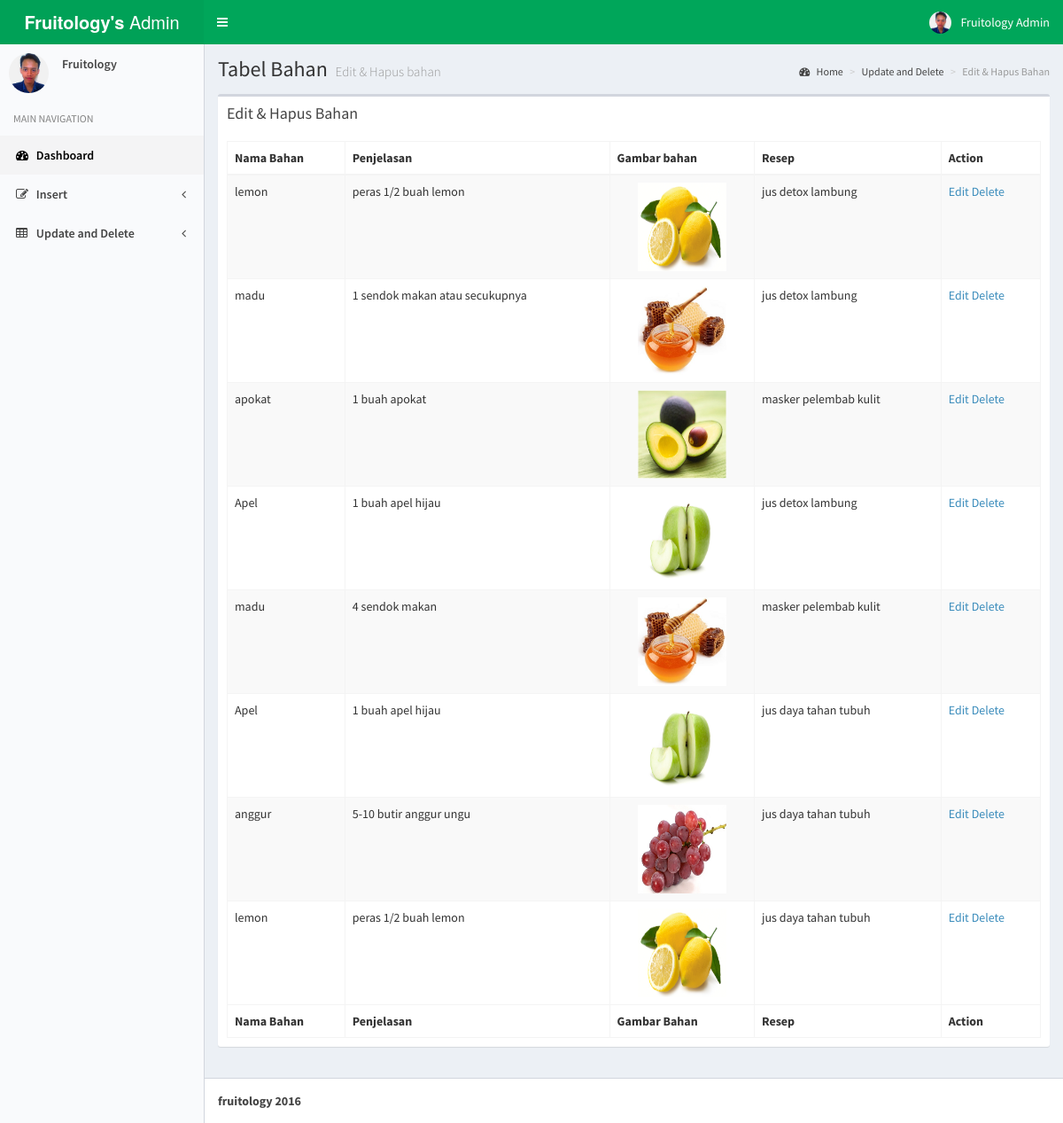
/index.php/bahan_edit (signed in), run on the app's committed database.
### tables this page shows
CREATE TABLE IF NOT EXISTS `bahan` (
`id_bahan` smallint(3) NOT NULL,
  `nama_bahan` varchar(30) NOT NULL,
  `deskripsi` text,
  `resep` smallint(2) NOT NULL,
  `gambar_bahan` varchar(50) DEFAULT NULL
);

CREATE TABLE IF NOT EXISTS `resep` (
`id_resep` smallint(2) NOT NULL,
  `judul_resep` varchar(30) NOT NULL
);

### application/controllers/bahan_edit.php (called while the page is built, shortened)
<?php if ( ! defined('BASEPATH')) exit('No direct script access allowed');
class Bahan_edit extends CI_Controller {
	public function index(){
		$data = $this->model->GetBahan();
		$this->load->view('table_bahan', array('data' => $data));
	}
}

### index.php (called while the page is built, shortened)
<?php
require_once BASEPATH.'core/CodeIgniter.php';

### application/models/model.php (called while the page is built, shortened)
<?php if ( ! defined('BASEPATH')) exit('No direct script access allowed');
class model extends CI_Model {
	public function GetBahan($where = ""){
		$data = $this->db->query('select b.id_bahan, b.nama_bahan, b.deskripsi, b.resep, r.judul_resep, b.gambar_bahan
								from bahan b join resep r
								on b.resep = r.id_resep '.$where);
		return $data->result_array();
	}
}

### application/views/table_bahan.php (the view, shortened to what this page needs)
<!DOCTYPE html>
<html>
  <head>
    <link rel="stylesheet" href="<?php echo base_url()."assets/css/bootstrap.min.css" ?>">
    <link rel="stylesheet" href="https://maxcdn.bootstrapcdn.com/font-awesome/4.4.0/css/font-awesome.min.css">
    <link rel="stylesheet" href="https://code.ionicframework.com/ionicons/2.0.1/css/ionicons.min.css">
    <link rel="stylesheet" href="<?php echo base_url()."assets/css/AdminLTE.min.css" ?>">
    <link rel="stylesheet" href="<?php echo base_url()."assets/css/skin-green-light.min.css" ?>">
  </head>
  <body class="hold-transition skin-green-light sidebar-mini">
        <div class="wrapper">
      <header class="main-header">
        <a href="<?php echo base_url("")."home_admin"; ?>" class="logo">
          <span class="logo-lg"><b>Fruitology's</b> Admin</span>
        </a>
        <nav class="navbar navbar-static-top" role="navigation">
          <a href="#" class="sidebar-toggle" data-toggle="offcanvas" role="button">
          </a>
          <div class="navbar-custom-menu">
            <ul class="nav navbar-nav">
              <li class="dropdown user user-menu">
                <a href="#" class="dropdown-toggle" data-toggle="dropdown">
                  <img src="<?php echo base_url()."assets/image/foto-admin.jpg" ?>" class="user-image" alt="User Image">
                  <span class="hidden-xs">Fruitology Admin</span>
                </a>
              </li>
            </ul>
          </div>
        </nav>
      </header>
      <aside class="main-sidebar">
        <section class="sidebar">
          <div class="user-panel">
            <div class="pull-left image">
              <img src="<?php echo base_url()."assets/image/foto-admin.jpg" ?>" class="img-circle" alt="User Image">
            </div>
            <div class="pull-left info">
              <p>Fruitology</p>
            </div>
          </div>
          <ul class="sidebar-menu">
            <li class="header">MAIN NAVIGATION</li>
            <li class="active treeview">
              <a href="#">
                <i class="fa fa-dashboard"></i> <span>Dashboard</span>
              </a>
            </li>
            <li class="treeview">
              <a href="#">
                <i class="fa fa-edit"></i> <span>Insert</span>
                <i class="fa fa-angle-left pull-right"></i>
              </a>
            </li>
            <li class="treeview">
              <a href="#">
                <i class="fa fa-table"></i> <span>Update and Delete</span>
                <i class="fa fa-angle-left pull-right"></i>
              </a>
            </li>
          </ul>
        </section>
      </aside>
      <div class="content-wrapper">
        <section class="content-header">
          <h1>
            Tabel Bahan
            <small>Edit & Hapus bahan</small>
          </h1>
          <ol class="breadcrumb">
            <li><a href="#"><i class="fa fa-dashboard"></i> Home</a></li>
            <li><a href="#">Update and Delete</a></li>
            <li class="active">Edit & Hapus Bahan</li>
          </ol>
        </section>
        <section class="content">
          <div class="row">
            <div class="col-xs-12">
              <div class="box">
                <div class="box-header">
                  <h3 class="box-title">Edit & Hapus Bahan</h3>
                </div>
                <div class="box-body">
                  <table id="example1" class="table table-bordered table-striped">
                    <thead>
                      <tr>
                        <th>Nama Bahan</th>
                        <th>Penjelasan</th>
                        <th>Gambar bahan</th>
                        <th>Resep</th>
                        <th>Action</th>
                      </tr>
                    </thead>
                    <tbody>
                      <?php foreach ($data as $d) { ?>
                      <tr>
                        <td><?php echo $d['nama_bahan']; ?></td>
                        <td><?php echo $d['deskripsi']; ?></td>
                        <?php if ($d['gambar_bahan'] != "") { ?>
                          <td><center><img src="<?php echo base_url("/assets/image/bahan/$d[gambar_bahan]");?>" style="height: 100px; width: 100px"/></center></td>
                        <?php } else { ?>
                          <td>no image</td>
                        <?php } ?>
                        <td><?php echo $d['judul_resep']; ?></td>
                        <td>
                          <a href="<?php echo base_url()."bahan_edit/edit_bahan/".$d['id_bahan']; ?>">Edit</a>
                          <a href="<?php echo base_url()."bahan_edit/do_delete/".$d['id_bahan']; ?>">Delete</a>
                        </td>
                      </tr>
                      <?php } ?>
                    </tbody>
                    <tfoot>
                      <tr>
                        <th>Nama Bahan</th>
                        <th>Penjelasan</th>
                        <th>Gambar Bahan</th>
                        <th>Resep</th>
                        <th>Action</th>
                      </tr>
                    </tfoot>
                  </table>
                </div>
              </div>
            </div>
          </div>
        </section>
      </div>
      <footer class="main-footer">
        <b>fruitology 2016</b>
      </footer>
    </div>
  </body>
</html>

### data on the page
bahan: nama_bahan "lemon", deskripsi "peras 1/2 buah lemon", gambar_bahan (picture), resep.judul_resep "jus detox lambung"
bahan: nama_bahan "madu", deskripsi "1 sendok makan atau secukupnya", gambar_bahan (picture), resep.judul_resep "jus detox lambung"
bahan: nama_bahan "apokat", deskripsi "1 buah apokat", gambar_bahan (picture), resep.judul_resep "masker pelembab kulit"
bahan: nama_bahan "Apel", deskripsi "1 buah apel hijau", gambar_bahan (picture), resep.judul_resep "jus detox lambung"
bahan: nama_bahan "madu", deskripsi "4 sendok makan", gambar_bahan (picture), resep.judul_resep "masker pelembab kulit"
bahan: nama_bahan "Apel", deskripsi "1 buah apel hijau", gambar_bahan (picture), resep.judul_resep "jus daya tahan tubuh"
bahan: nama_bahan "anggur", deskripsi "5-10 butir anggur ungu", gambar_bahan (picture), resep.judul_resep "jus daya tahan tubuh"
bahan: nama_bahan "lemon", deskripsi "peras 1/2 buah lemon", gambar_bahan (picture), resep.judul_resep "jus daya tahan tubuh"
